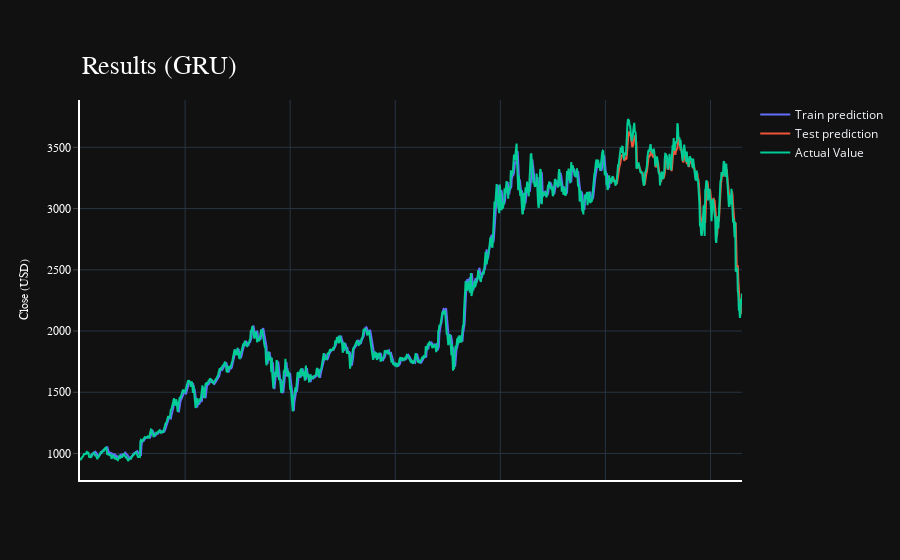

The notebook cell saved with this chart:
### Code cell
import plotly.express as px
import plotly.graph_objects as go

fig = go.Figure()
fig.add_trace(go.Scatter(go.Scatter(x=result.index, y=result[0],
                    mode='lines',
                    name='Train prediction')))
fig.add_trace(go.Scatter(x=result.index, y=result[1],
                    mode='lines',
                    name='Test prediction'))
fig.add_trace(go.Scatter(go.Scatter(x=result.index, y=result[2],
                    mode='lines',
                    name='Actual Value')))
fig.update_layout(
    xaxis=dict(
        showline=True,
        showgrid=True,
        showticklabels=False,
        linecolor='white',
        linewidth=2
    ),
    yaxis=dict(
        title_text='Close (USD)',
        titlefont=dict(
            family='Rockwell',
            size=12,
            color='white',
        ),
        showline=True,
        showgrid=True,
        showticklabels=True,
        linecolor='white',
        linewidth=2,
        ticks='outside',
        tickfont=dict(
            family='Rockwell',
            size=12,
            color='white',
        ),
    ),
    showlegend=True,
    template = 'plotly_dark'

)



annotations = []
annotations.append(dict(xref='paper', yref='paper', x=0.0, y=1.05,
                              xanchor='left', yanchor='bottom',
                              text='Results (GRU)',
                              font=dict(family='Rockwell',
                                        size=26,
                                        color='white'),
                              showarrow=False))
fig.update_layout(annotations=annotations)

fig.show()

### Figure 1 — Plotly figure (JSON) as saved in the notebook; plotly's stock layout.template omitted (floating-point values rounded to 4 significant figures; data arrays with more than 128 entries replaced by an {"elided": "..."} marker saying what was removed)
{"data": [{"mode": "lines", "name": "Train prediction", "type": "scatter", "x": {"elided": "1261 int values"}, "y": {"elided": "1261 float values"}}, {"mode": "lines", "name": "Test prediction", "type": "scatter", "x": {"elided": "1261 int values"}, "y": {"elided": "1261 float values"}}, {"mode": "lines", "name": "Actual Value", "type": "scatter", "x": {"elided": "1261 int values"}, "y": {"elided": "1261 float values"}}], "layout": {"annotations": [{"font": {"color": "white", "family": "Rockwell", "size": 26}, "showarrow": false, "text": "Results (GRU)", "x": 0, "xanchor": "left", "xref": "paper", "y": 1.05, "yanchor": "bottom", "yref": "paper"}], "showlegend": true, "xaxis": {"linecolor": "white", "linewidth": 2, "showgrid": true, "showline": true, "showticklabels": false}, "yaxis": {"linecolor": "white", "linewidth": 2, "showgrid": true, "showline": true, "showticklabels": true, "tickfont": {"color": "white", "family": "Rockwell", "size": 12}, "ticks": "outside", "title": {"font": {"color": "white", "family": "Rockwell", "size": 12}, "text": "Close (USD)"}}}}
